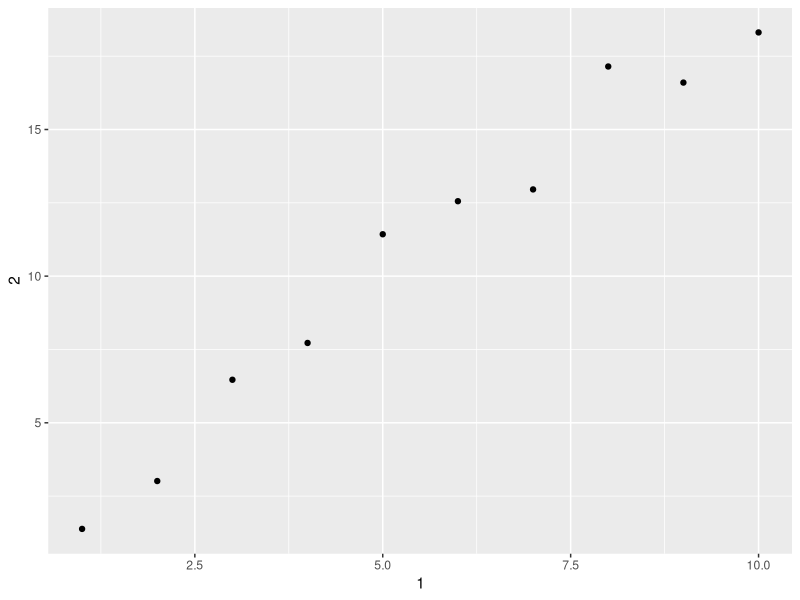

Here is the R script that generated this plot:
library(tidyverse)

as_tibble(iris)

#1 

mtcars

as_tibble(mtcars)

is_tibble(mtcars)

is_tibble(as_tibble(mtcars))

#2

df <- data.frame(abc = 1, xyz = "a")

# partial matching
df$x
# all rows from col "xyz"
df[, "xyz"]
df[, c("abc", "xyz")]

tbl <- as_tibble(df)
tbl$x

tbl[, "xyz"]

tbl[, c("abc", "xyz")]

#3

#You can use the double bracket, like df[[var]]. 
#You cannot use $, because df$var would look for a column named var.

df <- mtcars

var <- "mpg"

df[[var]]

df$var

#4

annoying <- tibble(
  `1` = 1:10,
  `2` = `1` * 2 + rnorm(length(`1`))
)

#.1

annoying[["1"]]


#.2

ggplot(annoying, aes(x = `1`, y = `2`)) +
  geom_point()

#.3

annoying <- mutate(annoying, `3` = `2` / `1`)

#.4

annoying <- rename(annoying, one = `1`, two = `2`, three = `3`)
annoying

#5

#Converts named vectors into a dataframe:

enframe(c(a = 1, b = 2, c = 3))


#6

#Try ?print.tbl  It is n_extra


?print.tbl

#max_extra_cols was previously n_extra






